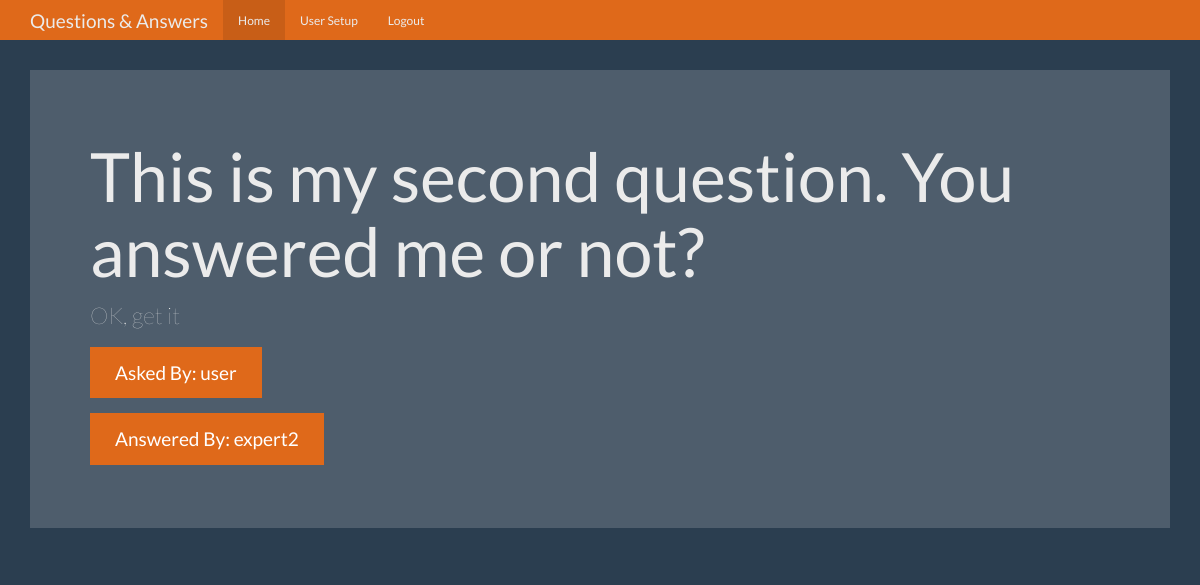
Page /question/2 (signed in) on the committed database.
### tables this page shows
CREATE TABLE questions (
    id integer primary key autoincrement,
    question_text text not null,
    answer_text text,
    asked_by_id integer not null,
    expert_id integer not null
);

CREATE TABLE users (
    id integer primary key autoincrement,
    name text not null,
    password text not null,
    expert boolean not null,
    admin boolean not null
);

### app.py (the view)
@app.route('/question/<question_id>', methods=['GET', 'POST'])
def question(question_id):
    user = get_current_user()
    db = get_db()
    question_cur = db.execute('''select questions.question_text
                                    , questions.answer_text
                                    , askers.name
                                        as asker_name
                                    , experts.name
                                        as expert_name
                                from questions
                                join users as askers
                                    on askers.id = questions.asked_by_id
                                join users as experts
                                     on experts.id = questions.expert_id
                                where questions.id = ?''', [question_id])
    question = question_cur.fetchone()
    return render_template('question.html', user=user, question=question)

### app.py (called while the page is built)
def get_current_user():
    res = None
    if 'user' in session:
        db = get_db()
        user_cur = db.execute('select * from users where name = ?', [session['user']])
        res = user_cur.fetchone()
    return res

### database.py (called while the page is built)
def connect_db():
    sql = sqlite3.connect(DB_NAME)
    sql.row_factory = sqlite3.Row
    return sql

def get_db():
    if not hasattr(g, DB_NAME):
        g.sqlite_db = connect_db()
    return g.sqlite_db

### templates/question.html (shortened to what this page needs)
{% extends '_base.html' %}
{% block content %}
<div class="jumbotron">
  <h1>{{ question['question_text'] }}</h1>
  <p>{{ question['answer_text'] }}</p>
  <p><a class="btn btn-primary btn-lg">Asked By: {{ question['asker_name'] }}</a></p>
  <p><a class="btn btn-primary btn-lg">Answered By: {{ question['expert_name'] }}</a></p>
</div>
{% endblock %}

### static/theme.css (style rules this page uses)
body { padding-top: 70px; padding-bottom: 30px; }

### rows in the picture
questions: question_text "This is my second question. You answered me or not?", answer_text "OK, get it"
users: asker_name "user"
users: expert_name "expert2"
